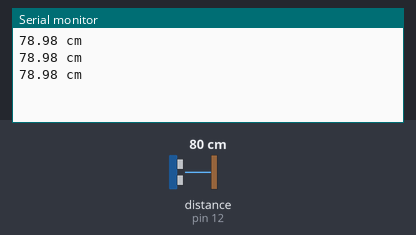
A sketch run on a simulated Arduino Uno, built with avr-gcc and run on an emulated ATmega328P. On the bench: the last lines printed to the serial monitor. Wiring (inferred from the names in the program): ultrasonic range finder: trigger pin 11; echo pin 12. Inputs (shaded band) come from the test bench; at power-on: distance to the obstacle (sensor on pin 12) 80 cm. The echo pulse lasts 58.3 µs per cm.

Above: at 1.3 s.
1.4 s: distance to the obstacle (sensor on pin 12) set to 2 cm
At 1.9 s:
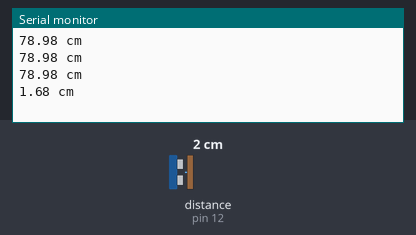
2.9 s: distance to the obstacle (sensor on pin 12) set to 4 cm
At 3.4 s:
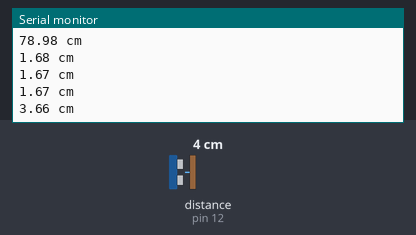
Timing chart, 0 to 5.9 s (numbered marks = the images above; inputs shaded):
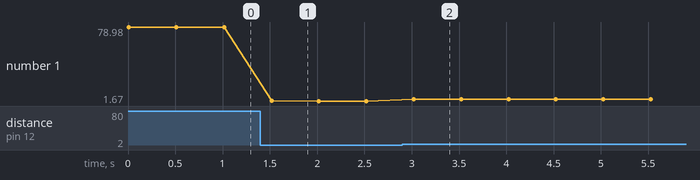

Measured:
- after the input at 1.4 s, the serial monitor: prints a new line after 0.12 s (image 1)
- after the input at 2.9 s, the serial monitor: prints a new line after 0.12 s (image 2)
- plotted number 1: 78.98 → 1.67 after the input at 1.4 s, 1.67 → 3.66 after the input at 2.9 s

The sketch:

ultrassom.ino
```cpp
double distancia = 0;
int trig = 11;
int echo = 12;

void setup()
{
pinMode(trig,OUTPUT); // Pino "trig" (gatilho/disparo) do som.
pinMode(echo,INPUT);  // Pino "echo" (eco / retorno) do som.

Serial.begin(9600);
Serial.flush();

}

void loop()
{

digitalWrite(trig,HIGH);  // Dispara um pulso sonoro
delayMicroseconds(10);   // Espera 10 microsegundos
digitalWrite(trig,LOW);  // Desiga pulso
distancia = pulseIn (echo,HIGH);  // Mede o tempo de retorno do pulso usando a funçao "pulseIn"

//calcula
distancia=distancia * 340; // Multiplica o valor recebido por 340 (340 metros por segundo é a velocidade do som).
distancia=distancia /2; // divide por 2, pois e o tempo do som ir até o obstáculo e voltar
distancia = distancia /10000;// dividimos por 10000 para ter o valor em centimetros (CM).

Serial.print(distancia);
Serial.println(" cm");

delay(500); //Aguarda meio segundo e lê novamente.
}
```
